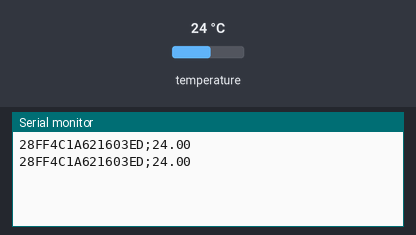
Bench run of a sketch on a simulated Arduino Pro Mini, built with avr-gcc and run on an emulated ATmega328P. Parts: the last lines printed to the serial monitor. The test bench sets the inputs (shaded band); at power-on: temperature 24 °C.

Above: at 7.3 s.
7.4 s: temperature set to 12 °C
At 13.7 s:
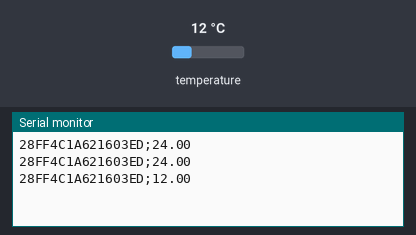
14.1 s: temperature set to 19 °C
At 18.7 s:
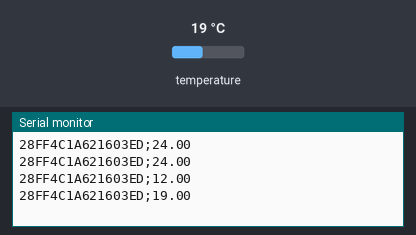
Timing chart, 0 to 20.2 s (numbered marks = the images above; inputs shaded):
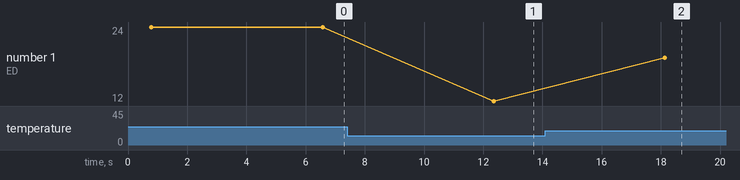

The sketch:

arduino.ino
```cpp
// (licence header left out)
#include <OneWire.h>
#include <DallasTemperature.h>

// Data wire is plugged into port 2 on the Arduino
#define ONE_WIRE_BUS 2
#define TEMPERATURE_PRECISION 12 // Maximum resolution

// Setup a oneWire instance to communicate with any OneWire devices (not just Maxim/Dallas temperature ICs)
OneWire oneWire(ONE_WIRE_BUS);

// Pass our oneWire reference to Dallas Temperature.
DallasTemperature sensors(&oneWire);

int numberOfDevices; // Number of temperature devices found

DeviceAddress tempDeviceAddress; // We'll use this variable to store a found device address

void setup(void) {
  Serial.begin(9600);
  sensors.begin();
  numberOfDevices = sensors.getDeviceCount();
  for (int i = 0; i < numberOfDevices; i++) {
    if (sensors.getAddress(tempDeviceAddress, i)) {
      sensors.setResolution(tempDeviceAddress, TEMPERATURE_PRECISION);
    }
  }
}

// function to print a device address
void printAddress(DeviceAddress deviceAddress) {
  for (uint8_t i = 0; i < 8; i++) {
    if (deviceAddress[i] < 16) Serial.print("0");
    Serial.print(deviceAddress[i], HEX);
  }
}

// function to print the temperature for a device
void printTemperature(DeviceAddress deviceAddress) {
  float tempC = sensors.getTempC(deviceAddress);
  Serial.print(tempC);
}

void loop(void) {
  sensors.requestTemperatures();
  for (int i = 0; i < numberOfDevices; i++) {
    if (sensors.getAddress(tempDeviceAddress, i)) {
      printAddress(tempDeviceAddress);
      Serial.print(";");
      printTemperature(tempDeviceAddress);
      Serial.print(i==(numberOfDevices-1) ? "" : ";");
    }
  }
  Serial.println("");
  delay(5000);
}
```

Measured:
- after the input at 7.4 s, the serial monitor: prints a new line after 5.0 s (image 1)
- after the input at 14.1 s, the serial monitor: prints a new line after 4.0 s (image 2)
- plotted number 1: 24 → 12 after the input at 7.4 s, 12 → 19 after the input at 14.1 s
